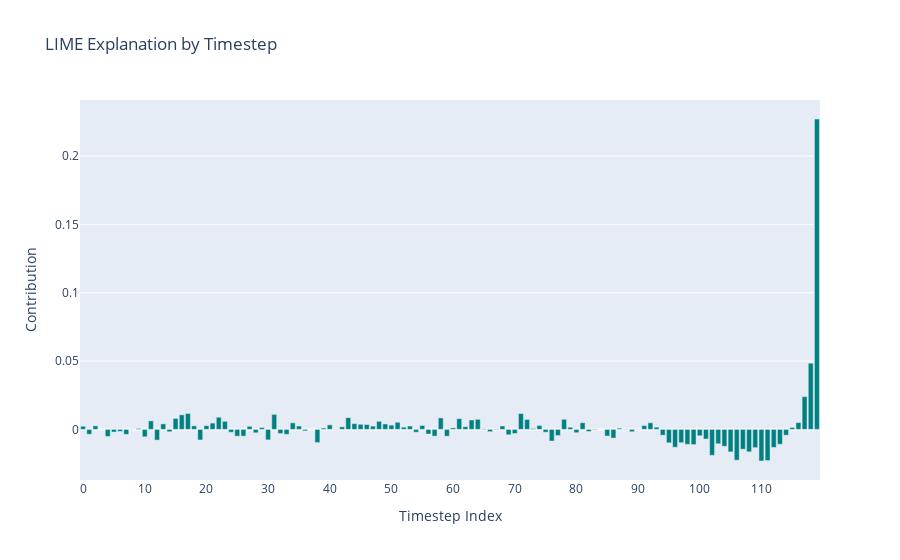

The notebook cell this image was saved under:
### Code cell
# X_train and X_test have shape (n_samples, 120, 1)
# Reshape to 2D: each sample becomes a 1D vector with 120 timesteps.
X_train_2d = X_train.reshape(X_train.shape[0], -1)  # (n_train, 120)

# Create a feature name list for each timestep:
feature_names = [f"timestep_{i}" for i in range(120)]

# Initialize the LIME explainer for regression.
explainer_lime = LimeTabularExplainer(
    training_data=X_train_2d,
    feature_names=feature_names,
    mode='regression',
    discretize_continuous=True #For tabular data this is recommended to be True, however as this is time series data where each feature is a timestep and therefore are all in the same range, we set it to False
)

# Example: Explain a single instance from the test set

X_test_2d = X_test.reshape(X_test.shape[0], -1)     # (n_test, 120)
instance = X_test_2d[0]  # A 1D vector of shape (120,)

# Generate a LIME explanation for the selected instance.
# 'num_features' controls how many timesteps (features) will be shown in the explanation.
explanation = explainer_lime.explain_instance(instance, predict_wrapper_lstm, num_features=120)

# Get the LIME explanation as a list of tuples:
lime_explanation_list = explanation.as_list()  # e.g., [("timestep_0", 0.12), ("timestep_1", -0.05), ...]

# Convert to DataFrame:
df_lime = pd.DataFrame(lime_explanation_list, columns=["feature", "contribution"])

# Extract numeric timestep index from the feature names, assuming they follow "timestep_<number>"
df_lime["timestep_index"] = df_lime["feature"].str.extract("timestep_(\d+)").astype(int)

# Now create a Plotly bar plot using the numeric x-axis.
fig = go.Figure(data=go.Bar(
    x=df_lime["timestep_index"],
    y=df_lime["contribution"],
    marker_color="teal"
))
fig.update_layout(
    title="LIME Explanation by Timestep",
    xaxis_title="Timestep Index",
    yaxis_title="Contribution",
    xaxis=dict(tickmode="linear", dtick=10)  # dtick=10 will show ticks every 10 timesteps
)
fig.show()

### Figure 1 — Plotly figure (JSON) as saved in the notebook; plotly's stock layout.template omitted (floating-point values rounded to 4 significant figures)
{"data": [{"marker": {"color": "teal"}, "type": "bar", "x": [119, 118, 117, 110, 111, 106, 102, 105, 108, 107, 109, 112, 96, 104, 17, 71, 99, 31, 98, 113, 16, 103, 95, 97, 38, 22, 43, 76, 58, 15, 61, 12, 19, 30, 78, 64, 72, 101, 63, 86, 11, 48, 23, 10, 51, 4, 25, 116, 59, 26, 57, 85, 81, 92, 34, 100, 21, 77, 94, 114, 44, 13, 49, 69, 45, 33, 7, 1, 46, 56, 40, 50, 70, 32, 74, 55, 91, 20, 18, 2, 28, 53, 68, 35, 80, 47, 0, 27, 24, 75, 54, 62, 5, 42, 14, 89, 66, 93, 52, 79, 82, 6, 115, 29, 60, 36, 39, 87, 9, 73, 83, 65, 67, 41, 88, 90, 8, 84, 3, 37], "y": [0.2271, 0.04842, 0.024, -0.02313, -0.02281, -0.02253, -0.01898, -0.01648, -0.01642, -0.0145, -0.01338, -0.0132, -0.01306, -0.0124, 0.01165, 0.01158, -0.01112, 0.011, -0.01095, -0.01089, 0.01066, -0.01051, -0.009845, -0.009772, -0.009651, 0.008878, 0.008565, -0.008544, 0.008402, 0.008007, 0.007851, -0.007848, -0.007777, -0.007669, 0.007412, 0.007386, 0.007266, -0.007055, 0.006891, -0.00638, 0.006261, 0.005917, 0.005913, -0.005422, 0.005237, -0.005179, -0.004995, 0.00499, -0.004977, -0.004935, -0.004935, -0.004894, 0.004871, 0.004824, 0.004792, -0.004692, 0.004599, -0.004531, -0.004284, -0.004283, 0.004232, 0.00403, 0.003984, -0.003962, 0.003745, -0.003642, -0.003622, -0.003578, 0.003568, -0.003395, 0.003317, 0.003112, -0.003026, -0.003022, 0.002881, 0.002844, 0.002822, 0.002735, 0.002603, 0.002585, -0.002505, 0.002479, 0.002472, 0.002468, -0.002417, 0.002391, 0.00228, 0.002259, -0.002077, -0.002062, -0.00204, 0.001986, -0.001951, 0.001887, -0.001736, -0.001707, -0.001681, 0.001629, 0.001616, 0.001578, -0.001567, -0.001455, 0.001396, 0.001383, 0.001078, -0.001069, 0.0009744, 0.0008873, 0.000674, 0.0006491, -0.0003582, 0.0003526, 0.000319, -0.0002734, -0.0002391, -0.0001433, -0.0001315, -2.209e-05, 1.604e-05, 1.205e-05]}], "layout": {"title": {"text": "LIME Explanation by Timestep"}, "xaxis": {"dtick": 10, "tickmode": "linear", "title": {"text": "Timestep Index"}}, "yaxis": {"title": {"text": "Contribution"}}}}
